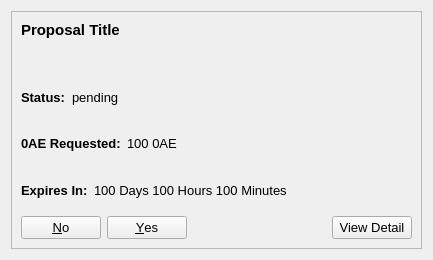
<?xml version="1.0" encoding="UTF-8"?>
<ui version="4.0">
 <class>CommunityFundDisplay</class>
 <widget class="QWidget" name="CommunityFundDisplay">
  <property name="geometry">
   <rect>
    <x>0</x>
    <y>0</y>
    <width>433</width>
    <height>260</height>
   </rect>
  </property>
  <property name="sizePolicy">
   <sizepolicy hsizetype="Maximum" vsizetype="Maximum">
    <horstretch>0</horstretch>
    <verstretch>0</verstretch>
   </sizepolicy>
  </property>
  <property name="minimumSize">
   <size>
    <width>433</width>
    <height>260</height>
   </size>
  </property>
  <property name="maximumSize">
   <size>
    <width>433</width>
    <height>260</height>
   </size>
  </property>
  <property name="baseSize">
   <size>
    <width>433</width>
    <height>433</height>
   </size>
  </property>
  <property name="windowTitle">
   <string>Form</string>
  </property>
  <layout class="QVBoxLayout" name="verticalLayout_2">
   <item>
    <widget class="QFrame" name="frame">
     <property name="sizePolicy">
      <sizepolicy hsizetype="Maximum" vsizetype="Maximum">
       <horstretch>0</horstretch>
       <verstretch>0</verstretch>
      </sizepolicy>
     </property>
     <property name="maximumSize">
      <size>
       <width>433</width>
       <height>433</height>
      </size>
     </property>
     <property name="baseSize">
      <size>
       <width>433</width>
       <height>433</height>
      </size>
     </property>
     <property name="frameShape">
      <enum>QFrame::StyledPanel</enum>
     </property>
     <property name="frameShadow">
      <enum>QFrame::Raised</enum>
     </property>
     <layout class="QVBoxLayout" name="verticalLayout">
      <item>
       <widget class="QLabel" name="title">
        <property name="sizePolicy">
         <sizepolicy hsizetype="Maximum" vsizetype="Maximum">
          <horstretch>0</horstretch>
          <verstretch>0</verstretch>
         </sizepolicy>
        </property>
        <property name="minimumSize">
         <size>
          <width>0</width>
          <height>0</height>
         </size>
        </property>
        <property name="maximumSize">
         <size>
          <width>400</width>
          <height>50</height>
         </size>
        </property>
        <property name="baseSize">
         <size>
          <width>0</width>
          <height>0</height>
         </size>
        </property>
        <property name="font">
         <font>
          <pointsize>11</pointsize>
          <weight>75</weight>
          <bold>true</bold>
         </font>
        </property>
        <property name="text">
         <string>Proposal Title</string>
        </property>
        <property name="alignment">
         <set>Qt::AlignLeading|Qt::AlignLeft|Qt::AlignTop</set>
        </property>
        <property name="wordWrap">
         <bool>true</bool>
        </property>
        <property name="openExternalLinks">
         <bool>true</bool>
        </property>
        <property name="textInteractionFlags">
         <set>Qt::LinksAccessibleByMouse</set>
        </property>
       </widget>
      </item>
      <item>
       <layout class="QVBoxLayout" name="verticalLayoutProposal">
        <item>
         <layout class="QHBoxLayout" name="horizontalLayoutStatus">
          <item>
           <widget class="QLabel" name="labelTitleStatus">
            <property name="sizePolicy">
             <sizepolicy hsizetype="Maximum" vsizetype="Preferred">
              <horstretch>0</horstretch>
              <verstretch>0</verstretch>
             </sizepolicy>
            </property>
            <property name="font">
             <font>
              <pointsize>10</pointsize>
              <weight>75</weight>
              <bold>true</bold>
             </font>
            </property>
            <property name="text">
             <string>Status:</string>
            </property>
           </widget>
          </item>
          <item>
           <widget class="QLabel" name="labelStatus">
            <property name="baseSize">
             <size>
              <width>433</width>
              <height>433</height>
             </size>
            </property>
            <property name="font">
             <font>
              <pointsize>10</pointsize>
             </font>
            </property>
            <property name="text">
             <string>pending</string>
            </property>
           </widget>
          </item>
         </layout>
        </item>
        <item>
         <layout class="QHBoxLayout" name="horizontalLayoutRequested">
          <item>
           <widget class="QLabel" name="labelTitleRequested">
            <property name="sizePolicy">
             <sizepolicy hsizetype="Maximum" vsizetype="Preferred">
              <horstretch>0</horstretch>
              <verstretch>0</verstretch>
             </sizepolicy>
            </property>
            <property name="font">
             <font>
              <pointsize>10</pointsize>
              <weight>75</weight>
              <bold>true</bold>
             </font>
            </property>
            <property name="text">
             <string>0AE Requested:</string>
            </property>
           </widget>
          </item>
          <item>
           <widget class="QLabel" name="labelRequested">
            <property name="font">
             <font>
              <pointsize>10</pointsize>
             </font>
            </property>
            <property name="text">
             <string>100 0AE</string>
            </property>
           </widget>
          </item>
         </layout>
        </item>
        <item>
         <layout class="QHBoxLayout" name="horizontalLayoutDuration">
          <item>
           <widget class="QLabel" name="labelTitleDuration">
            <property name="sizePolicy">
             <sizepolicy hsizetype="Maximum" vsizetype="Preferred">
              <horstretch>0</horstretch>
              <verstretch>0</verstretch>
             </sizepolicy>
            </property>
            <property name="font">
             <font>
              <pointsize>10</pointsize>
              <weight>75</weight>
              <bold>true</bold>
             </font>
            </property>
            <property name="text">
             <string>Expires In:</string>
            </property>
           </widget>
          </item>
          <item>
           <widget class="QLabel" name="labelDuration">
            <property name="font">
             <font>
              <pointsize>10</pointsize>
             </font>
            </property>
            <property name="text">
             <string>100 Days 100 Hours 100 Minutes</string>
            </property>
           </widget>
          </item>
         </layout>
        </item>
        <item>
         <layout class="QHBoxLayout" name="horizontalLayoutButtons">
          <item>
           <widget class="QDialogButtonBox" name="buttonBoxVote">
            <property name="font">
             <font>
              <pointsize>10</pointsize>
             </font>
            </property>
            <property name="layoutDirection">
             <enum>Qt::RightToLeft</enum>
            </property>
            <property name="standardButtons">
             <set>QDialogButtonBox::No|QDialogButtonBox::Yes</set>
            </property>
           </widget>
          </item>
          <item>
           <widget class="QPushButton" name="pushButtonDetails">
            <property name="font">
             <font>
              <pointsize>10</pointsize>
             </font>
            </property>
            <property name="text">
             <string>View Detail</string>
            </property>
           </widget>
          </item>
         </layout>
        </item>
       </layout>
      </item>
     </layout>
    </widget>
   </item>
  </layout>
 </widget>
 <resources/>
 <connections/>
</ui>
